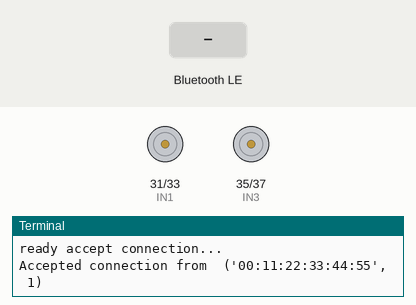
The program below on a simulated Raspberry Pi (header pin numbers). Shown: motor-driver pin pairs drawn as motors (green arrow = first pin HIGH = forward, orange = second pin HIGH = backward, longer = more drive, scaled by the enable pin), the last lines printed to the terminal. The test bench sets the inputs (shaded band). A phone connects over Bluetooth after 1 s.

Above: at 1.2 s.
1.3 s: "1" written over Bluetooth
At 2.4 s:
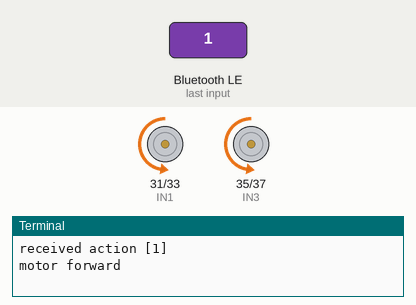
2.8 s: "0" written over Bluetooth
At 3.5 s:
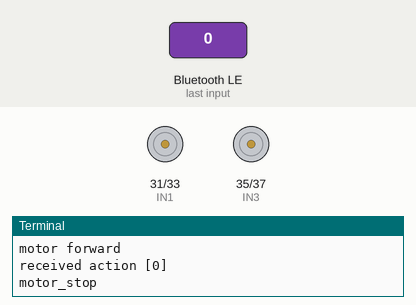
Timing chart, 0 to 5.8 s (numbered marks = the images above; inputs shaded):
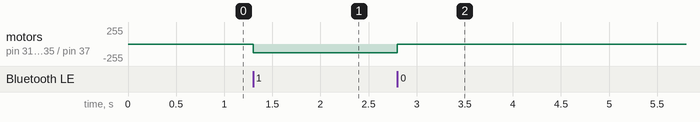

The program:

car.py
```python
# -*- coding: UTF-8 -*-

import bluetooth
import time
import RPi.GPIO as GPIO

GPIO.setmode(GPIO.BOARD)
GPIO.setwarnings(False)

########电机驱动接口定义#################
ENA = 13    # L298使能A
ENB = 15    # L298使能B
IN1 = 31    # 电机接口1
IN2 = 33    # 电机接口2
IN3 = 35    # 电机接口3
IN4 = 37    # 电机接口4

frequency = 30 # 电机频率
dc = 50 # 占空比，即电机工作时间占比

#########电机初始化为LOW#################
GPIO.setup(ENA, GPIO.OUT, initial=GPIO.LOW)
ENA_pwm = GPIO.PWM(ENA, frequency)
ENA_pwm.start(0)
# ENA_pwm.ChangeFrequency(frequency)
ENA_pwm.ChangeDutyCycle(dc)
GPIO.setup(IN1, GPIO.OUT, initial=GPIO.LOW)
GPIO.setup(IN2, GPIO.OUT, initial=GPIO.LOW)

GPIO.setup(ENB, GPIO.OUT, initial=GPIO.LOW)
ENB_pwm = GPIO.PWM(ENB, frequency)
ENB_pwm.start(0)
# ENB_pwm.ChangeFrequency(frequency)
ENB_pwm.ChangeDutyCycle(dc)
GPIO.setup(IN3, GPIO.OUT, initial=GPIO.LOW)
GPIO.setup(IN4, GPIO.OUT, initial=GPIO.LOW)

def Motor_Forward():
    print( 'motor forward' )
    GPIO.output(ENA, True)
    GPIO.output(ENB, True)
    GPIO.output(IN1, False)
    GPIO.output(IN2, True)
    GPIO.output(IN3, False)
    GPIO.output(IN4, True)

def Motor_Backward():
    print( 'motor_backward' )
    GPIO.output(ENA, True)
    GPIO.output(ENB, True)
    GPIO.output(IN1, True)
    GPIO.output(IN2, False)
    GPIO.output(IN3, True)
    GPIO.output(IN4, False)

def Motor_TurnLeft():
    print( 'motor_turnleft' )
    GPIO.output(ENA, True)
    GPIO.output(ENB, True)
    GPIO.output(IN1, True)
    GPIO.output(IN2, False)
    GPIO.output(IN3, False)
    GPIO.output(IN4, True)

def Motor_TurnRight():
    print( 'motor_turnright' )
    GPIO.output(ENA, True)
    GPIO.output(ENB, True)
    GPIO.output(IN1, False)
    GPIO.output(IN2, True)
    GPIO.output(IN3, True)
    GPIO.output(IN4, False)

def Motor_Stop():
    print( 'motor_stop' )
    GPIO.output(ENA, False)
    GPIO.output(ENB, False)
    GPIO.output(IN1, False)
    GPIO.output(IN2, False)
    GPIO.output(IN3, False)
    GPIO.output(IN4, False)


##########分割线##############################################


##########蓝牙连接接收命令##################
server_sock=bluetooth.BluetoothSocket( bluetooth.RFCOMM )

port = 1
server_sock.bind(('', port))
server_sock.listen(1)

# 只有一个客户端可以连接上，并控制小车
# 小车进程不会退出，直到主动kill进程
while True:

    print('ready accept connection...')

    # 接受客户端连接
    client_sock, address = server_sock.accept()
    print('Accepted connection from ', address)

    while True:
        try:
            # 读取命令字符
            action = int ( client_sock.recv(1024) )
            print('received action [%s]' % action)

            # 控制小车执行命令
            if action == 1:       # 前进
                Motor_Forward()
            elif action == 2:     # 后退
                Motor_Backward()
            elif action == 3:     # 左转
                Motor_TurnLeft()
                time.sleep(0.05)
                Motor_Stop()
            elif action == 4:     # 右转
                Motor_TurnRight()
                time.sleep(0.05)
                Motor_Stop()
            elif action == 5:     # 停止
                Motor_Stop()
            elif action == 6:     # clockwise circle
                Motor_TurnRight()
            elif action == 7:     # anti-clockwise circle
                Motor_TurnLeft()
            else:                 # 未知命令，小车停止
                Motor_Stop()
        except:

            # 遇到意外，小车停止，断开蓝牙连接
            print('except...')
            Motor_Stop()
            break

        #finally:

    # 断开客户端连接
    client_sock.close()
    print('close connection from ', address)
```

Measured:
- after the input at 1.3 s, motor on pin 31 (IN1) / pin 33 (IN2), motor on pin 35 (IN3) / pin 37 (IN4): stopped → backward 128/255 at once
- after the input at 2.8 s, motor on pin 31 (IN1) / pin 33 (IN2), motor on pin 35 (IN3) / pin 37 (IN4): backward 128/255 → stopped at once
